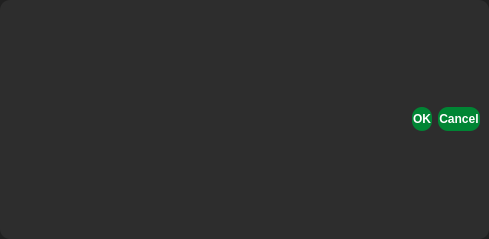
<?xml version="1.0" encoding="UTF-8"?>
<ui version="4.0">
 <class>Dialog</class>
 <widget class="QDialog" name="Dialog">
  <property name="geometry">
   <rect>
    <x>0</x>
    <y>0</y>
    <width>489</width>
    <height>239</height>
   </rect>
  </property>
  <property name="windowTitle">
   <string>Dialog</string>
  </property>
  <property name="styleSheet">
   <string notr="true">QFrame {
	border-radius: 10px;
	background-color: rgb(45, 45, 45);
	color: rgb(255, 255, 255);
}

QDialog{
	background-color: rgb(32, 32, 32);
}</string>
  </property>
  <layout class="QVBoxLayout" name="verticalLayout_2">
   <property name="leftMargin">
    <number>0</number>
   </property>
   <property name="topMargin">
    <number>0</number>
   </property>
   <property name="rightMargin">
    <number>0</number>
   </property>
   <property name="bottomMargin">
    <number>0</number>
   </property>
   <item>
    <widget class="QFrame" name="frame">
     <property name="styleSheet">
      <string notr="true">QAbstractButton {
	background-color: rgb(45, 45, 45);
	color: rgb(255, 255, 255);
}
</string>
     </property>
     <property name="frameShape">
      <enum>QFrame::StyledPanel</enum>
     </property>
     <property name="frameShadow">
      <enum>QFrame::Raised</enum>
     </property>
     <layout class="QVBoxLayout" name="verticalLayout">
      <item>
       <layout class="QGridLayout" name="gridLayout"/>
      </item>
      <item>
       <widget class="QDialogButtonBox" name="buttonBox">
        <property name="styleSheet">
         <string notr="true">QPushButton {
	padding: 5px 1px;
	border-radius: 10px;
	font-weight: bold;
	background-color: rgb(0, 133, 52);
	color: rgb(255, 255, 255);
}

QPushButton:hover:!pressed {
	border-left: 3px solid white;
}

QPushButton:checked {
	border-left: 3px solid white;
}</string>
        </property>
        <property name="orientation">
         <enum>Qt::Horizontal</enum>
        </property>
        <property name="standardButtons">
         <set>QDialogButtonBox::Cancel|QDialogButtonBox::Ok</set>
        </property>
       </widget>
      </item>
     </layout>
    </widget>
   </item>
  </layout>
 </widget>
 <resources/>
 <connections>
  <connection>
   <sender>buttonBox</sender>
   <signal>accepted()</signal>
   <receiver>Dialog</receiver>
   <slot>accept()</slot>
   <hints>
    <hint type="sourcelabel">
     <x>248</x>
     <y>254</y>
    </hint>
    <hint type="destinationlabel">
     <x>157</x>
     <y>274</y>
    </hint>
   </hints>
  </connection>
  <connection>
   <sender>buttonBox</sender>
   <signal>rejected()</signal>
   <receiver>Dialog</receiver>
   <slot>reject()</slot>
   <hints>
    <hint type="sourcelabel">
     <x>316</x>
     <y>260</y>
    </hint>
    <hint type="destinationlabel">
     <x>286</x>
     <y>274</y>
    </hint>
   </hints>
  </connection>
 </connections>
</ui>
